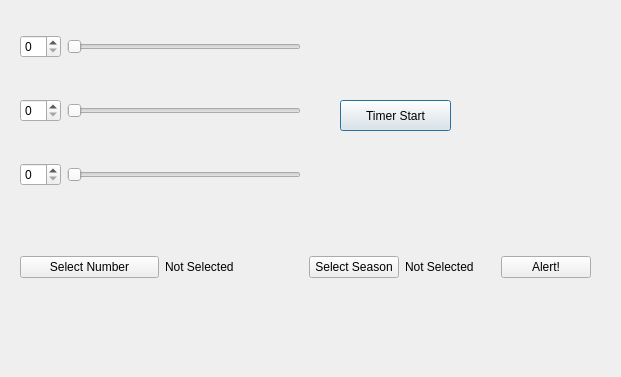
<?xml version="1.0" encoding="UTF-8"?>
<ui version="4.0">
 <class>Widget</class>
 <widget class="QWidget" name="Widget">
  <property name="geometry">
   <rect>
    <x>0</x>
    <y>0</y>
    <width>621</width>
    <height>377</height>
   </rect>
  </property>
  <property name="windowTitle">
   <string>Widget</string>
  </property>
  <widget class="QPushButton" name="pushButton_timer">
   <property name="geometry">
    <rect>
     <x>340</x>
     <y>100</y>
     <width>111</width>
     <height>31</height>
    </rect>
   </property>
   <property name="autoFillBackground">
    <bool>false</bool>
   </property>
   <property name="text">
    <string>Timer Start</string>
   </property>
   <property name="icon">
    <iconset theme="QIcon::ThemeIcon::GoUp"/>
   </property>
   <property name="default">
    <bool>true</bool>
   </property>
   <property name="flat">
    <bool>false</bool>
   </property>
  </widget>
  <widget class="QWidget" name="">
   <property name="geometry">
    <rect>
     <x>20</x>
     <y>0</y>
     <width>281</width>
     <height>221</height>
    </rect>
   </property>
   <layout class="QVBoxLayout" name="verticalLayout">
    <item>
     <layout class="QHBoxLayout" name="horizontalLayout">
      <item>
       <widget class="QSpinBox" name="spinBox_1"/>
      </item>
      <item>
       <widget class="QSlider" name="horizontalSlider_1">
        <property name="orientation">
         <enum>Qt::Orientation::Horizontal</enum>
        </property>
       </widget>
      </item>
     </layout>
    </item>
    <item>
     <layout class="QHBoxLayout" name="horizontalLayout_2">
      <item>
       <widget class="QSpinBox" name="spinBox_2"/>
      </item>
      <item>
       <widget class="QSlider" name="horizontalSlider_2">
        <property name="orientation">
         <enum>Qt::Orientation::Horizontal</enum>
        </property>
       </widget>
      </item>
     </layout>
    </item>
    <item>
     <layout class="QHBoxLayout" name="horizontalLayout_3">
      <item>
       <widget class="QSpinBox" name="spinBox_3"/>
      </item>
      <item>
       <widget class="QSlider" name="horizontalSlider_3">
        <property name="orientation">
         <enum>Qt::Orientation::Horizontal</enum>
        </property>
       </widget>
      </item>
     </layout>
    </item>
   </layout>
  </widget>
  <widget class="QWidget" name="">
   <property name="geometry">
    <rect>
     <x>20</x>
     <y>230</y>
     <width>571</width>
     <height>74</height>
    </rect>
   </property>
   <layout class="QHBoxLayout" name="horizontalLayout_6">
    <item>
     <layout class="QHBoxLayout" name="horizontalLayout_4">
      <item>
       <widget class="QPushButton" name="pushButton_1">
        <property name="text">
         <string>Select Number</string>
        </property>
       </widget>
      </item>
      <item>
       <widget class="QLabel" name="label_1">
        <property name="text">
         <string>Not Selected</string>
        </property>
       </widget>
      </item>
     </layout>
    </item>
    <item>
     <layout class="QHBoxLayout" name="horizontalLayout_5">
      <item>
       <widget class="QPushButton" name="pushButton_2">
        <property name="text">
         <string>Select Season</string>
        </property>
       </widget>
      </item>
      <item>
       <widget class="QLabel" name="label_2">
        <property name="text">
         <string>Not Selected</string>
        </property>
       </widget>
      </item>
      <item>
       <layout class="QHBoxLayout" name="horizontalLayout_7">
        <item>
         <widget class="QPushButton" name="pushButton_3">
          <property name="text">
           <string>Alert!</string>
          </property>
         </widget>
        </item>
       </layout>
      </item>
     </layout>
    </item>
   </layout>
  </widget>
 </widget>
 <resources/>
 <connections/>
</ui>
